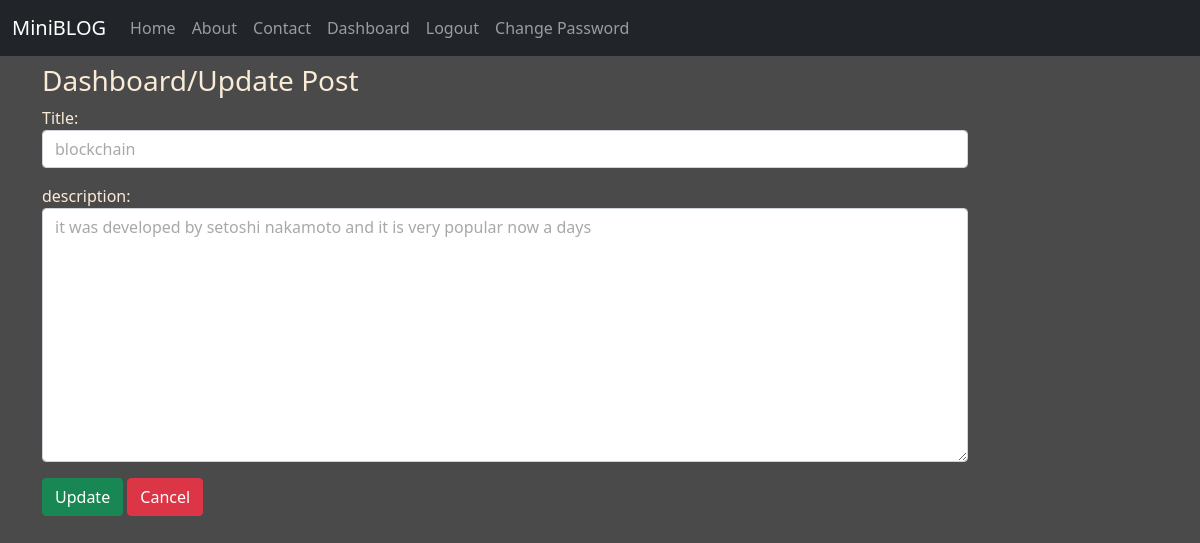
The page /update/6/ (signed in) on the database its author committed.
### firstapp/models.py (models this page shows)
class Post(models.Model):
    title=models.CharField(max_length=150)
    desc=models.TextField()

### firstapp/views.py (the view)
# urls.py: path('update/<int:id>/',views.update,name='updatepost'),
def update(request, id):
    if request.user.is_authenticated:
        if request.method == 'POST':
            up=Post.objects.get(pk=id)
            form=AddForm(request.POST,instance=up)
            if form.is_valid():
                form.save()
                messages.info(request,'Post updated')
            return HttpResponseRedirect('/dashboard')
        else:
            up=Post.objects.get(pk=id)
            form=AddForm(instance=up)
        return render(request,'updatepost.html',{'form':form})
    else:
        return HttpResponseRedirect('/login')

### firstapp/forms.py
class AddForm(forms.ModelForm):
    class Meta:
        model=Post
        fields=['title','desc']
        labels={'tittle':'Title','desc':'description'}
        widgets={
            'title':forms.TextInput(attrs={'class':'form-control'}),
            'desc':forms.Textarea(attrs={'class':'form-control'})
        }

### firstapp/templates/updatepost.html (shortened to what this page needs)
{% extends 'base.html' %}
{% load static %}
{% block content %}
<div class="col-sm-10">
    <h3 class="mt-2">Dashboard/Update Post</h3>
    <form action="" method=post novalidate>
        {{form.as_p}}
        <input type="submit" class="btn btn-success btn-small" value="Update">
        <a  class="btn btn-danger btn-small" href="{% url 'dashboard' %}">Cancel</a>
    </form>
</div>
{% endblock %}

### firstapp/static/css/my.css (style rules this page uses)
body { background-color:rgb(75, 74, 74); color: antiquewhite; }
.form-control { color: rgb(167,168,168); }

### rows shown on the page
Post: title "blockchain", desc "it was developed by setoshi nakamoto and it is very popular now a days"
